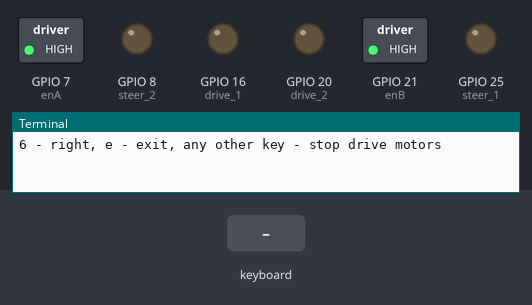
Recording of a program running on a simulated Raspberry Pi (BCM pin numbers). On the bench: switched loads named in the program (green lamp = pin HIGH), output pins drawn as LEDs (lit = HIGH), the last lines printed to the terminal. Inputs (shaded band) come from the test bench. At 7.3 s the program stops and its outputs stay as they are.

Above: at 1.2 s.
1.3 s: key "8" typed on the keyboard
At 1.6 s:
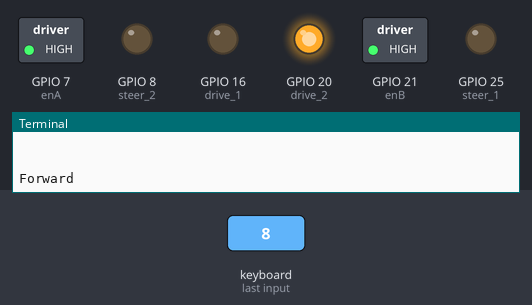
2.8 s: key "2" typed on the keyboard
At 4.0 s:
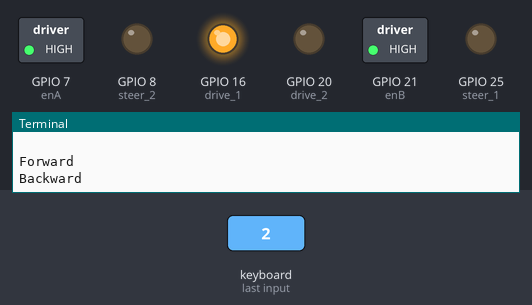
4.3 s: key "4" typed on the keyboard
At 5.1 s:
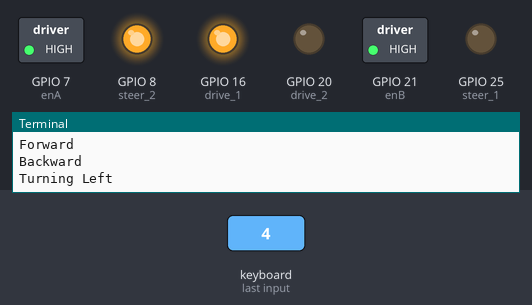
5.8 s: key "6" typed on the keyboard
At 6.3 s:
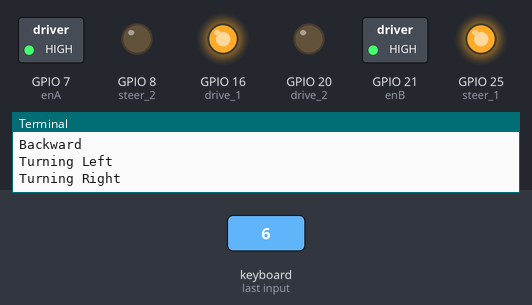
7.3 s: key "e" typed on the keyboard
At 8.5 s:
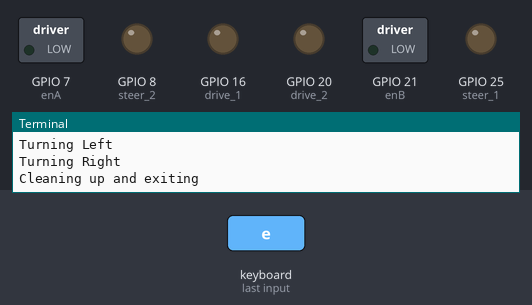
Timing chart, 0 to 8.8 s (numbered marks = the images above; inputs shaded):
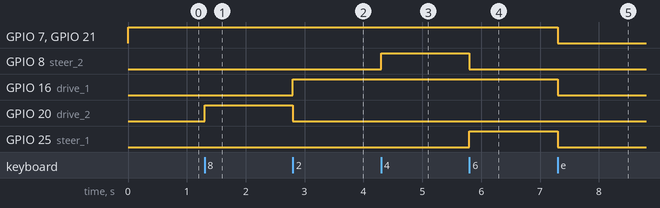

Measured:
- after the input at 1.3 s, GPIO 20 (drive_2): LOW → HIGH at once
- after the input at 2.8 s, GPIO 16 (drive_1): LOW → HIGH at once; GPIO 20 (drive_2): HIGH → LOW at once
- after the input at 4.3 s, GPIO 8 (steer_2): LOW → HIGH at once
- after the input at 5.8 s, GPIO 8 (steer_2): HIGH → LOW at once; GPIO 25 (steer_1): LOW → HIGH at once
- after the input at 7.3 s, GPIO 7 (enA), GPIO 16 (drive_1), GPIO 21 (enB), GPIO 25 (steer_1): HIGH → LOW at once

The program:

wifi_control.py
```python
# adapted from https://www.electronicshub.org/raspberry-pi-l298n-interface-tutorial-control-dc-motor-l298n-raspberry-pi/
from getkey import getkey, keys
import RPi.GPIO as GPIO

steer_1 = 25 # pin 22
steer_2 = 8 # pin 24
enA = 7 # pin 26

drive_1 = 16 # pin 36
drive_2 = 20 # pin 38
enB = 21 # pin 40

GPIO.setmode(GPIO.BCM)

pins = [drive_1,drive_2,enA,steer_1,steer_2,enB]

for element in pins:
        GPIO.setup(element,GPIO.OUT) # to set up all GPIO pins
        if element != enA or enB:
                GPIO.output(element,GPIO.LOW) # to set all drive pins low

steer=GPIO.PWM(enA,1000) # '1000' hertz duty cycle
drive=GPIO.PWM(enB,1000)
drive.start(100) # starting the drive motor at a pre-set duty cycle
steer.start(100)

print("\n")
print("To Control: 8 - forward, 2 - backward, 4 - left, 5 - straighten, ")
print("6 - right, e - exit, any other key - stop drive motors")
print("\n")

while True:

        key = getkey()

        if key == '8':
                print("Forward")
                GPIO.output(drive_1,GPIO.LOW)
                GPIO.output(drive_2,GPIO.HIGH)
        elif key == '2':
                print("Backward")
                GPIO.output(drive_1,GPIO.HIGH)
                GPIO.output(drive_2,GPIO.LOW)
        elif key == '4':
                print("Turning Left")
                GPIO.output(steer_1,GPIO.LOW)
                GPIO.output(steer_2,GPIO.HIGH)
        elif key == '5':
                print("Straightening Out")
                GPIO.output(steer_1,GPIO.LOW)
                GPIO.output(steer_2,GPIO.LOW)
        elif key == '6':
                print("Turning Right")
                GPIO.output(steer_1,GPIO.HIGH)
                GPIO.output(steer_2,GPIO.LOW)
        elif key == 'e':
                print("Cleaning up and exiting")
                GPIO.cleanup()
                break
        elif key != '8' or '2' or '4' or '5' or '6':
                GPIO.output(drive_1,GPIO.LOW)
                GPIO.output(drive_2,GPIO.LOW)
```
